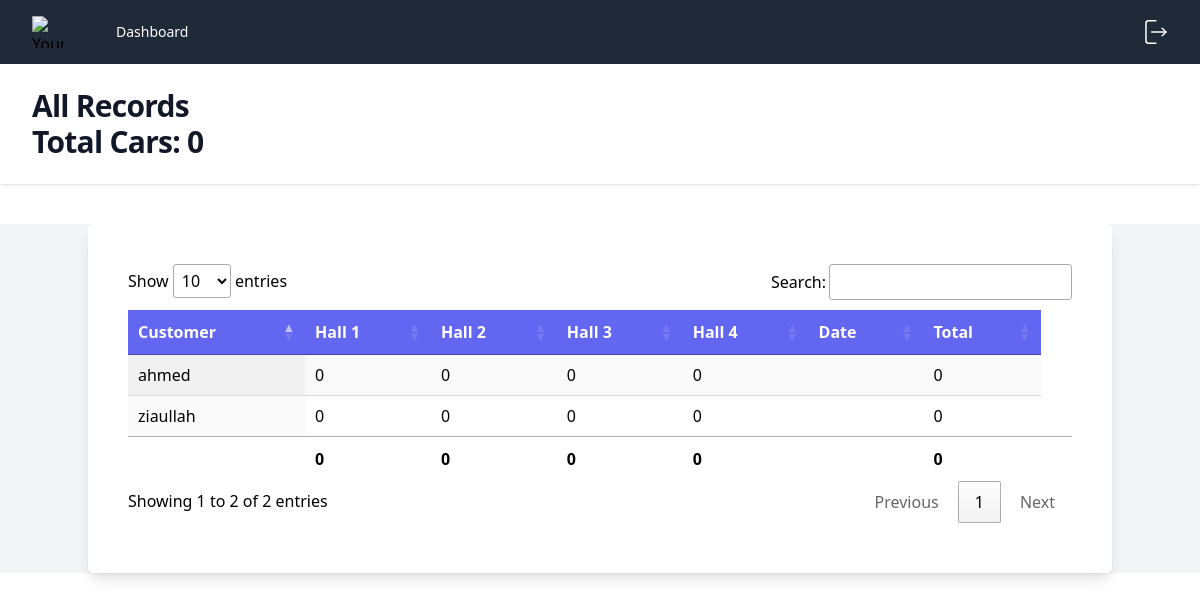
Before: /records.php (signed in) with the older database file.
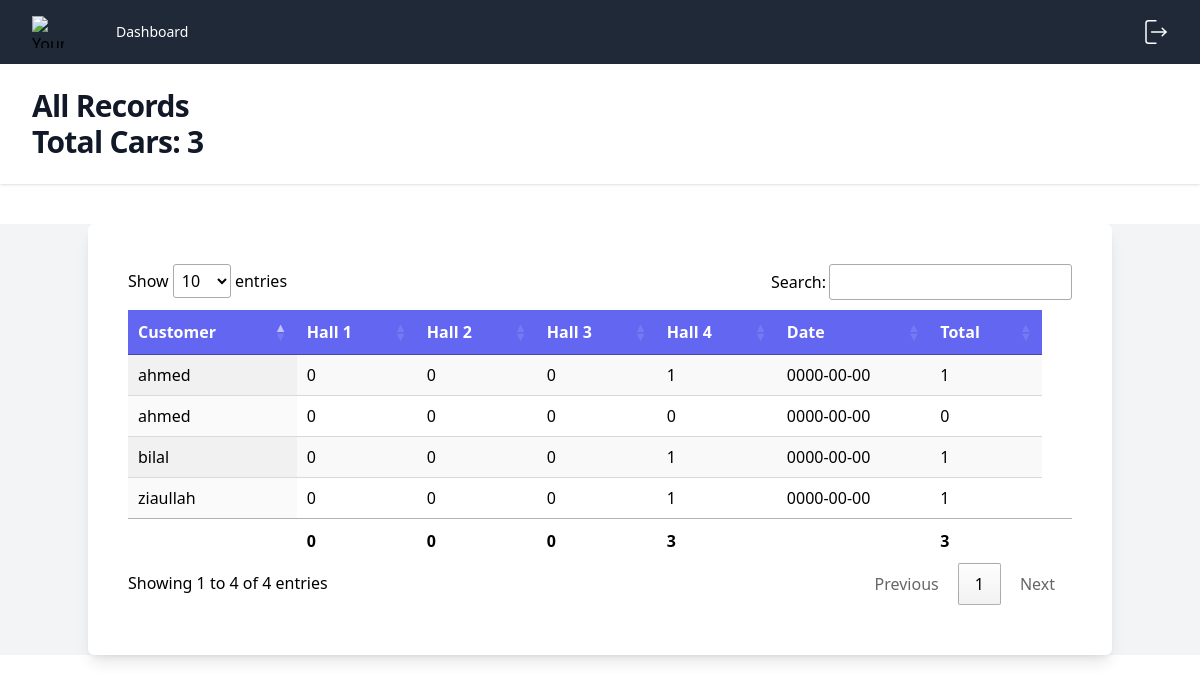
After: the same page with the newer database file.
### tables this page shows
CREATE TABLE `customers` (
  `id` int(11) NOT NULL,
  `name` varchar(256) NOT NULL,
  `phone` varchar(256) NOT NULL,
  `timestamp` datetime NOT NULL DEFAULT current_timestamp()
);

CREATE TABLE `records_2` (
  `id` int(10) NOT NULL,
  `hall_1` int(10) NOT NULL DEFAULT 0,
  `hall_2` int(10) NOT NULL DEFAULT 0,
  `hall_3` int(10) NOT NULL DEFAULT 0,
  `hall_4` int(10) NOT NULL DEFAULT 0,
  `hall_5` int(10) NOT NULL DEFAULT 0,
  `hall_6` int(10) NOT NULL DEFAULT 0,
  `hall_7` int(10) NOT NULL DEFAULT 0,
  `hall_8` int(10) NOT NULL DEFAULT 0,
  `hall_9` int(10) NOT NULL DEFAULT 0,
  `hall_10` int(10) NOT NULL DEFAULT 0,
  `number_of_halls` int(20) NOT NULL,
  `customer_id` int(10) NOT NULL,
  `customer_name` varchar(250) NOT NULL,
  `date` date NOT NULL DEFAULT current_timestamp()
);

### records.php (the view, shortened to what this page needs)
<?php
$no_records = false;
$page_title = "All Records";
include 'partials/head.php';
$role = $_SESSION['role'];
include_once("./partials/db_connect.php");
$today_date = $_GET['date'];
$records = mysqli_query($conn, "SELECT * FROM records_2 WHERE date = '$today_date'");
if (mysqli_num_rows($records) < 1) {
    $no_records = true;
}
$totalCars = 0;
$total = 0;
while ($car = mysqli_fetch_assoc($records)) {
    for ($i = 1; $i <= $car['number_of_halls']; $i++) {
        $total += $car['hall_' . $i];
    }
    $totalCars = $total;
}
?>
<link rel="stylesheet" href="https://cdn.datatables.net/1.13.7/css/jquery.dataTables.min.css">
<link rel="stylesheet" href="https://cdn.datatables.net/datetime/1.5.1/css/dataTables.dateTime.min.css">
<body>
    <?php include("./partials/header.php") ?>
    <main class="bg-gray-100">
        <div class="bg-white container shadow-lg rounded-md p-5 md:p-10 mx-auto mt-10">
            <div class="overflow-x-auto">
                <table id="example" class="display nowrap " style="width:100%">
                    <thead class="text-white bg-indigo-500">
                        <tr>
                            <?php mysqli_data_seek($records, 0); ?>
                            <th>Customer</th>
                            <?php
                            $num_halls = !$no_records ? mysqli_fetch_assoc($records)['number_of_halls'] : mysqli_fetch_assoc(mysqli_query($conn, "SELECT count FROM halls"))['count'];
                            for ($i = 1; $i <= $num_halls; $i++) {
                                echo '<th>Hall ' . $i . '</th>';
                            }
                            ?>
                            <th>Date</th>
                            <th>Total</th>
                            <?php
                            $today_date = date("Y-m-d");
                            ?>
                        </tr>
                    </thead>
                    <tbody>
                        <?php
                        mysqli_data_seek($records, 0);
                        if (!$no_records) {
                            while ($record = mysqli_fetch_assoc($records)) {
                                $total = 0;
                                for ($i = 1; $i <= $record['number_of_halls']; $i++) {
                                    $total +=  $record['hall_' . $i];
                                };
                                $customer_id = $record['customer_id'];
                                $customer = mysqli_fetch_assoc(mysqli_query($conn, "SELECT * FROM customers WHERE id='$customer_id'"));
                                if ($customer && isset($customer['name'])) {
                                    $customer_name = $customer['name'];
                                } else {
                                    $customer_name = $record['customer_name'];
                                } ?>
                                <tr id="<?php echo $record['id'] ?>" data-id="<?php echo $record['id'] ?>">
                                    <td>
                                        <span class="editSpan name"><?php echo $customer_name ?></span>
                                    </td>
                                    <?php
                                    for ($i = 1; $i <= $num_halls; $i++) {
                                        $hall = !$no_records ? $record['hall_' . $i] : 0;
                                        echo '<td>
                                                <input type="hidden" name="number_of_halls" class="editInput" value="' . $record['number_of_halls'] . '">
                                                <span class="editSpan hall_' . $i . '">' . $hall . '</span>
                                                <input class="editInput block w-full px-4 rounded-md border-0 py-1.5 text-gray-900 shadow-sm ring-1 ring-inset ring-gray-300 placeholder:text-gray-400 focus:ring-2 focus:ring-inset focus:ring-indigo-600 sm:text-sm sm:leading-6" type="number" name="hall_' . $i . '" id="hall_' . $i . '" required style="display: none" value="' . $hall . '">
                                                </td>';
                                    }
                                    if($role == 2 && $record['date'] >= $today_date) {
                                        echo '<td>
                                        <span class="editSpan date">' . $record['date'] . '</span>
                                        <input class="editInput px-4 block w-full rounded-md border-0 py-1.5 text-gray-900 shadow-sm ring-1 ring-inset ring-gray-300 placeholder:text-gray-400 focus:ring-2 focus:ring-inset focus:ring-indigo-600 sm:text-sm sm:leading-6" type="date" style="display: none" value="' . $record['date'] . '" disabled id="edit_date">
                                        <input type="hidden" class="editInput" name="edit_date" value="' . $record['date'] . '">
                                        </td>';
                                    } else {
                                    echo '<td>
                                    <span class="editSpan date">' . $record['date'] . '</span>
                                    <input class="editInput px-4 block w-full rounded-md border-0 py-1.5 text-gray-900 shadow-sm ring-1 ring-inset ring-gray-300 placeholder:text-gray-400 focus:ring-2 focus:ring-inset focus:ring-indigo-600 sm:text-sm sm:leading-6" type="date" name="edit_date" id="edit_date" required value="' . $record['date'] . '" style="display: none">
                                    </td>';
                                };
                                    echo '<td>' . $total . '</td>';
                                }
                            } else {
                                $customers = mysqli_query($conn, "SELECT * FROM customers");
                                while ($customer = mysqli_fetch_assoc($customers)) {    ?>
                                <tr>
                                    <td>
                                        <span class="editSpan name"><?php echo $customer['name'] ?></span>
                                    </td>
                            <?php
                                    for ($i = 1; $i <= $num_halls; $i++) {
                                        echo '<td>
                                                <input type="hidden" name="number_of_halls" class="editInput" value="' . $num_halls . '">
                                                <span class="editSpan hall_' . $i . '">' . 0 . '</span>
                                                <input class="editInput block w-full px-4 rounded-md border-0 py-1.5 text-gray-900 shadow-sm ring-1 ring-inset ring-gray-300 placeholder:text-gray-400 focus:ring-2 focus:ring-inset focus:ring-indigo-600 sm:text-sm sm:leading-6" type="number" name="hall_' . $i . '" id="hall_' . $i . '" required style="display: none" value="0">
                                                </td>';
                                    }
                                    echo '<td>
                                            <span class="editSpan date">' . $_GET['date'] . '</span>
                                            <input class="editInput px-4 block w-full rounded-md border-0 py-1.5 text-gray-900 shadow-sm ring-1 ring-inset ring-gray-300 placeholder:text-gray-400 focus:ring-2 focus:ring-inset focus:ring-indigo-600 sm:text-sm sm:leading-6" type="date" name="edit_date" id="edit_date" required value="' . $_GET['date'] . '" style="display: none">
                                            </td>
                                            <td>' . $total . '</td>';
                                }
                            }
                            ?>
                    </tbody>
                    <tfoot>
                        <tr>
                            <th></th>
                            <?php
                            $today_date = $_GET['date'];
                            $totalInHalls = array();
                            for ($i = 1; $i <= $num_halls; $i++) {
                                $result = mysqli_query($conn, "SELECT * FROM records_2 WHERE date = '$today_date'");
                                $totalInHalls['hall_' . $i] = 0;
                                while ($row = mysqli_fetch_assoc($result)) {
                                    $totalInHalls['hall_' . $i] += $row['hall_' . $i];
                                }
                            }
                            for ($i = 1; $i <= $num_halls; $i++) {
                                echo '<th>' . $totalInHalls['hall_' . $i] . '</th>';
                            }
                            ?>
                            <th></th>
                            <th><?php echo $totalCars; ?></th>
                            <th></th>
                        </tr>
                    </tfoot>
                </table>
            </div>
        </div>
    </main>
</body>

### partials/head.php (shortened to what this page needs)
<!DOCTYPE html>
<html lang="en">
<head>
    <script src="https://cdn.tailwindcss.com"></script>
</head>

### partials/header.php (shortened to what this page needs)
<nav class="bg-gray-800">
    <div class="mx-auto max-w-7xl px-4 sm:px-6 lg:px-8">
        <div class="flex h-16 items-center justify-between">
            <div class="flex items-center">
                <div class="flex-shrink-0">
                    <img class="h-8 w-8" src="https://tailwindui.com/img/logos/mark.svg?color=indigo&shade=500" alt="Your Company">
                </div>
                <div class="hidden md:block">
                    <div class="ml-10 flex items-baseline space-x-4">
                        <a href="http://localhost/car-wash/dashboard.php" class="text-white rounded-md px-3 py-2 text-sm font-medium" aria-current="page">Dashboard</a>
                    </div>
                </div>
            </div>
            <div class="hidden md:block">
                <div class="ml-4 flex items-center md:ml-6">
                    <div class="relative ml-3">
                        <div>
                            <a href="http://localhost/car-wash/logout.php">
                                <button type="button" class="relative flex max-w-xs items-center rounded-full text-gray-800 text-sm focus:outline-none" id="user-menu-button" aria-expanded="false" aria-haspopup="true">
                                    <span class="absolute -inset-1.5"></span>
                                    <img class="h-6 w-6" src="./assets/logout.svg" alt="">
                                </button>
                            </a>
                        </div>
                    </div>
                </div>
            </div>
        </div>
    </div>
</nav>
<header class="bg-white shadow">
    <div class="mx-auto max-w-7xl px-4 py-6 sm:px-6 lg:px-8">
        <h1 class="text-3xl font-bold tracking-tight text-gray-900"><?php echo $page_title; ?></h1>
        <?php
        if (isset($totalCars)) {
            echo '<h2 class="text-3xl font-bold tracking-tight text-gray-900">Total Cars: ' . $totalCars . '</h2>';
        }
        ?>
    </div>
</header>

Changed rows visible on the page:
no longer on this page (row unchanged): customers: name "ziaullah"
no longer on this page (row unchanged): customers: name "ahmed"
added records_2: customer.name "ziaullah", hall_1 "0", hall_2 "0", hall_3 "0", hall_4 "1", date "0000-00-00", total "1"
added records_2: customer.name "ahmed", hall_1 "0", hall_2 "0", hall_3 "0", hall_4 "1", date "0000-00-00", total "1"
added records_2: customer.name "ahmed", hall_1 "0", hall_2 "0", hall_3 "0", hall_4 "0", date "0000-00-00", total "0"
added records_2: customer.name "bilal", hall_1 "0", hall_2 "0", hall_3 "0", hall_4 "1", date "0000-00-00", total "1"
Other visible differences:
$totalCars: "0" → "3"
text written by a page script: "Show entries Search: Showing 1 to 2 of 2 entries Previous 1 Next" → "Show entries Search: Showing 1 to 4 of 4 entries Previous 1 Next"
new list line: "3"
list line gone: "0"
